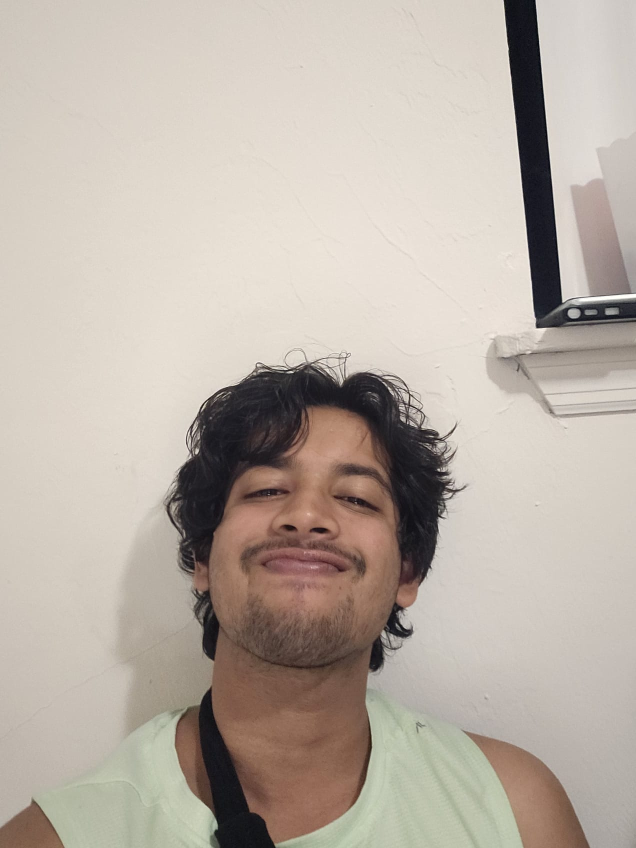
#> input picture Computer_vision/img2.jpeg, 1272 x 1696 px (shown at 1/2 size)
$ python 1st.py
#> lines starting #> are read from the running program, lines starting #| are printed output that depends on the picture
import cv2
import numpy as np


# Load the large image (replace 'large_image_path' with the path to your image)
large_image_path = 'img2.jpeg'
large_image = cv2.imread(large_image_path)
#> large_image is the input picture: shape (1696, 1272, 3); mean B, G, R 166.4, 176.3, 186.5

# Define the scaling factor (e.g., 0.5 for half size, 2.0 for double size)
scaling_factor = 0.5

# Specify the interpolation method (e.g., cv2.INTER_LINEAR for bilinear interpolation)
interpolation_method = cv2.INTER_LINEAR

# Resize the large image with interpolation
rescaled_image = cv2.resize(large_image, None, fx=scaling_factor, fy=scaling_factor, interpolation=interpolation_method)
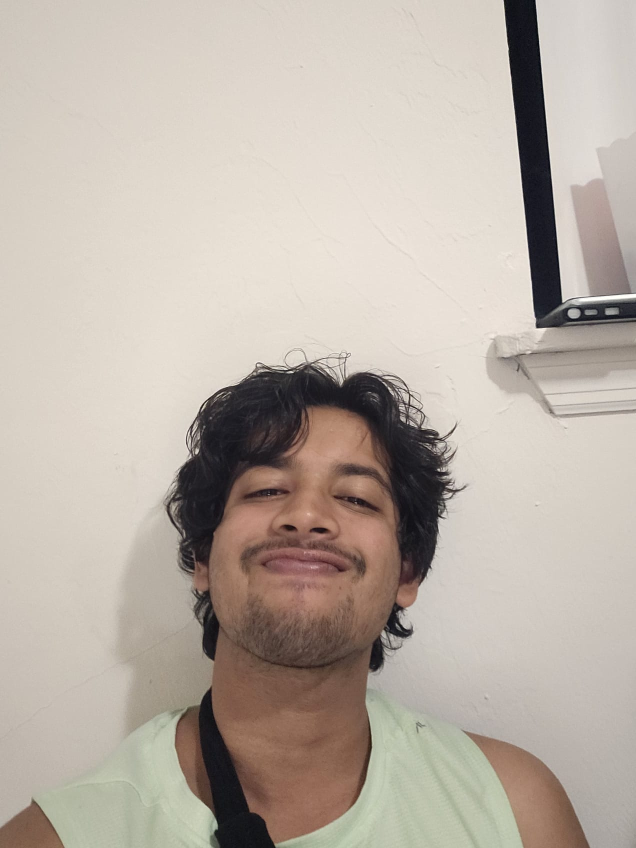
#> rescaled_image: shape (848, 636, 3); mean B, G, R 166.5, 176.4, 186.6

# Display the original and rescaled images
cv2.imshow("Original Image", large_image)
cv2.imshow("Rescaled Image", rescaled_image)
cv2.waitKey(0)
cv2.destroyAllWindows()

# Save the rescaled image (optional)
cv2.imwrite('rescaled_image.jpg', rescaled_image)


# Create a black square on a white background
image_size = (200, 200)
# Display the original square image
cv2.imshow("Original Square", rescaled_image)
cv2.waitKey(0)

# Define the shear matrix (S)
shear_matrix = np.array([[25, 25, 0],
                         [0, 30, 0],
                         [0, 0, 30]], dtype=float)

# Apply shear transformation
sheared_square = cv2.warpPerspective(rescaled_image, shear_matrix, (rescaled_image.shape[1], rescaled_image.shape[0]), flags=cv2.INTER_LINEAR)
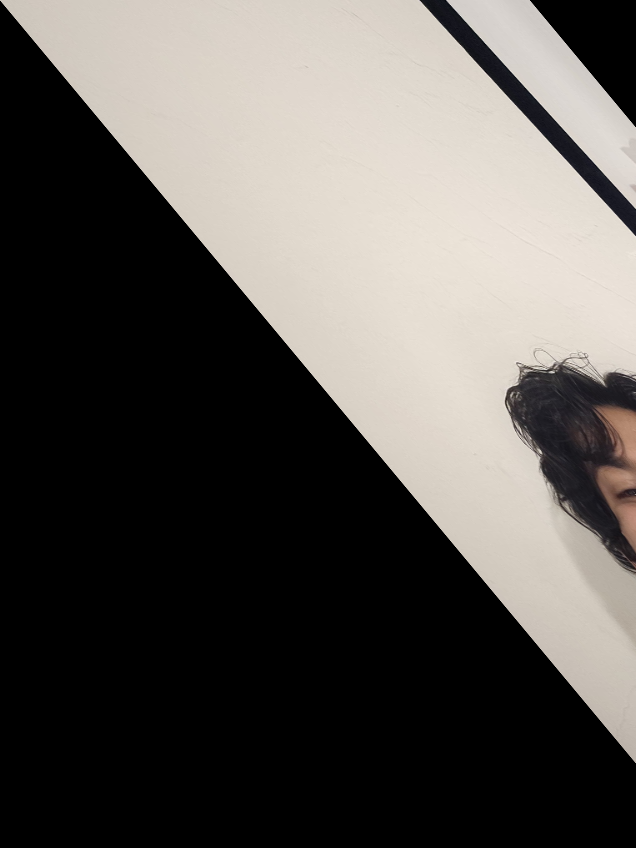
#> sheared_square: shape (848, 636, 3); mean B, G, R 82.2, 86.1, 89.5

# Display the sheared square image
cv2.imshow("Sheared Square", sheared_square)
cv2.waitKey(0)

# Define the rotation matrix (R)
rotation_angle_degrees = -15  # The calculated rotation angle
rotation_matrix = cv2.getRotationMatrix2D((image_size[1] / 2, image_size[0] / 2), rotation_angle_degrees, 1)

# Apply rotation transformation
rotated_square = cv2.warpAffine(sheared_square, rotation_matrix, (rescaled_image.shape[1], rescaled_image.shape[0]), flags=cv2.INTER_LINEAR)
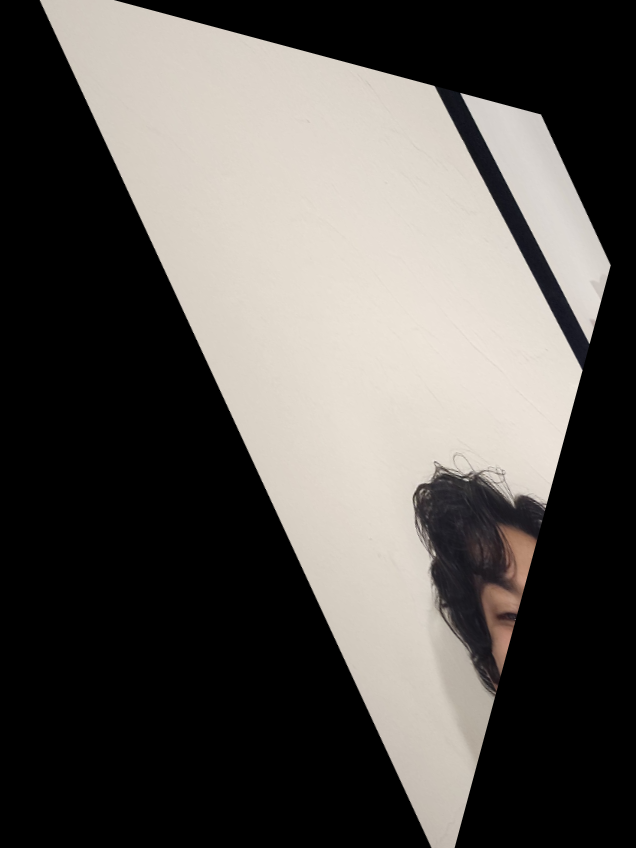
#> rotated_square: shape (848, 636, 3); mean B, G, R 81.8, 85.6, 89.1

# Display the rotated square image
cv2.imshow("Rotated Square", rotated_square)
cv2.waitKey(0)

# Define the scaling matrix (M)
scaling_matrix = np.array([[1000, 0, 800],
                           [0, 2000, 0],
                           [0, 0, 2000]], dtype=float)

# Apply scaling transformation
scaled_square = cv2.warpPerspective(rotated_square, scaling_matrix, (rescaled_image.shape[1], rescaled_image.shape[0]), flags=cv2.INTER_LINEAR)
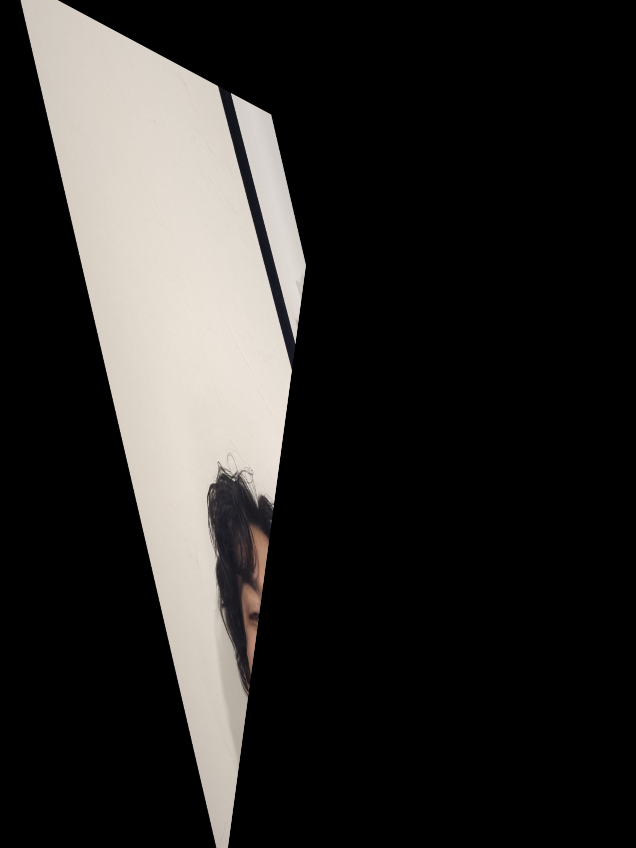
#> scaled_square: shape (848, 636, 3); mean B, G, R 40.9, 42.8, 44.5

# Display the scaled square image
cv2.imshow("Scaled Square", scaled_square)
cv2.waitKey(0)

# Define the translation matrix (T)
translation_matrix = np.array([[1, 0, 4],
                              [0, 1, 0],
                              [0, 0, 1]], dtype=float)

# Apply translation transformation
translated_square = cv2.warpPerspective(scaled_square, translation_matrix, (rescaled_image.shape[1], rescaled_image.shape[0]), flags=cv2.INTER_LINEAR)
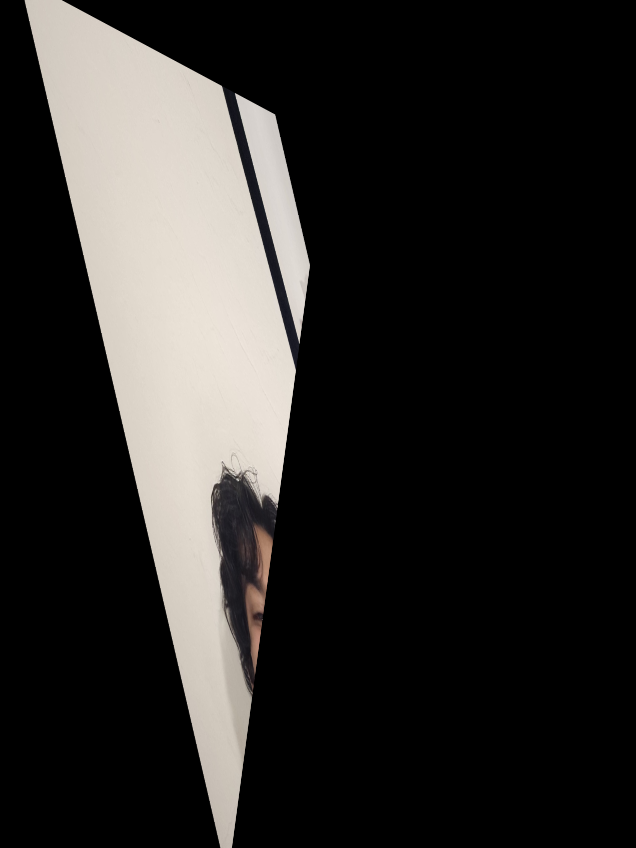
#> translated_square: shape (848, 636, 3); mean B, G, R 40.9, 42.8, 44.5

# Display the translated square image
cv2.imshow("Translated Square", translated_square)
cv2.waitKey(0)

# Compose all transformations into a single affine transformation
#> (the run stopped early here; a loop or call above may not have finished)

$ run again, with Computer_vision/img3.jpeg copied over Computer_vision/img2.jpeg
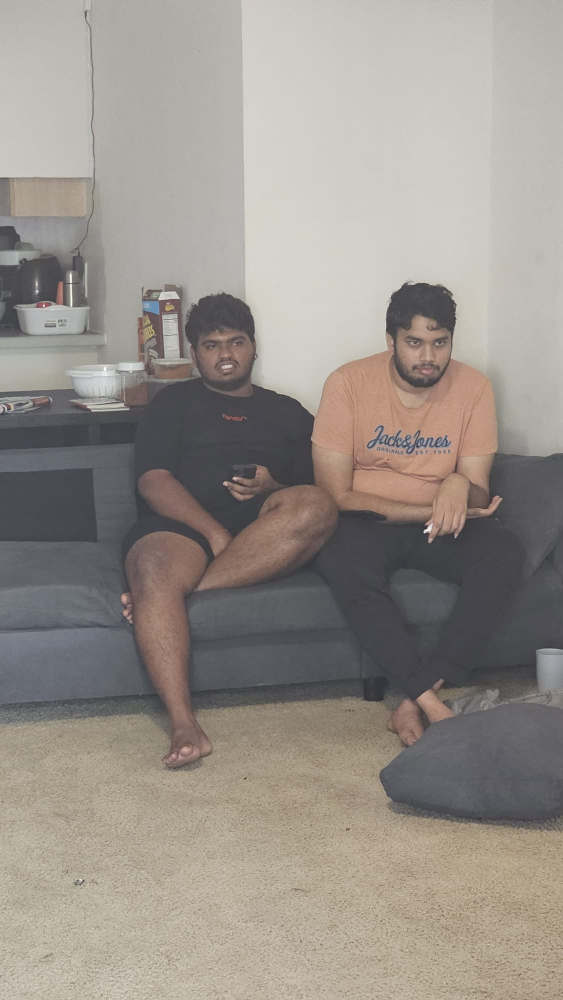
#> input picture Computer_vision/img3.jpeg, 1126 x 2000 px (shown at 1/2 size)
#> large_image is the input picture: shape (2000, 1126, 3); mean B, G, R 138.2, 145.1, 151.6
#> `rotated_square = cv2.warpAffine(sheared_square, rotation_matrix, (resc..`:
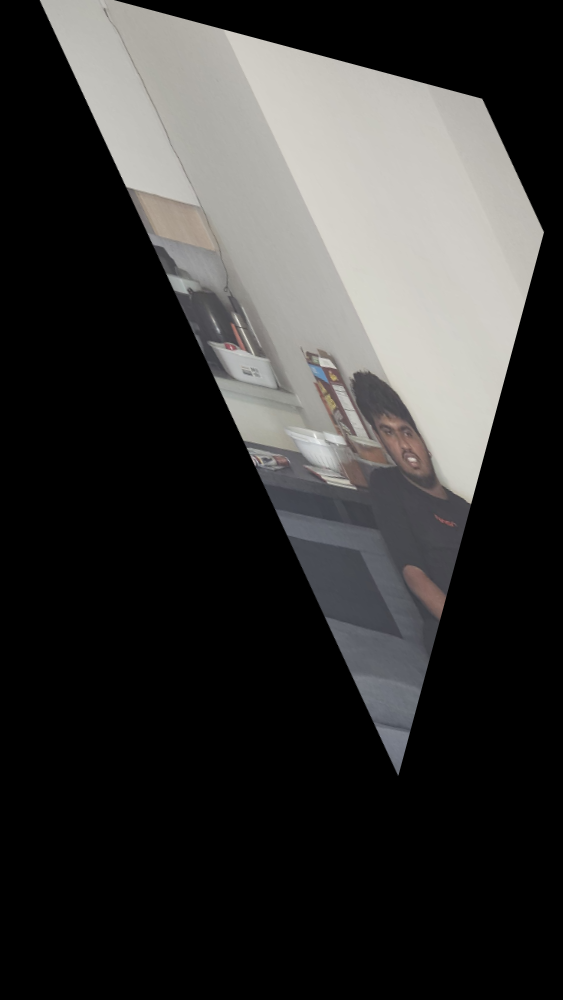
#> rotated_square: shape (1000, 563, 3); mean B, G, R 52.3, 53.4, 54
#> `translated_square = cv2.warpPerspective(scaled_square, translation_mat..`:
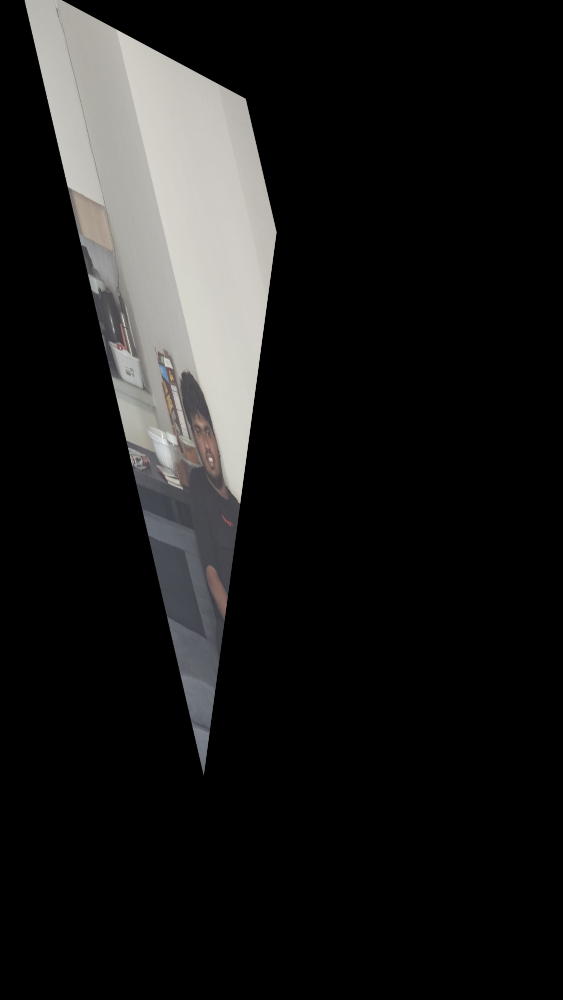
#> translated_square: shape (1000, 563, 3); mean B, G, R 26.1, 26.7, 27
